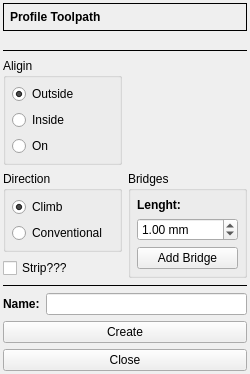
<?xml version="1.0" encoding="UTF-8"?>
<ui version="4.0">
 <class>ProfileForm</class>
 <widget class="QWidget" name="ProfileForm">
  <property name="geometry">
   <rect>
    <x>0</x>
    <y>0</y>
    <width>250</width>
    <height>366</height>
   </rect>
  </property>
  <property name="minimumSize">
   <size>
    <width>250</width>
    <height>0</height>
   </size>
  </property>
  <property name="windowTitle">
   <string>Form</string>
  </property>
  <layout class="QFormLayout" name="formLayout">
   <property name="labelAlignment">
    <set>Qt::AlignRight|Qt::AlignTrailing|Qt::AlignVCenter</set>
   </property>
   <property name="leftMargin">
    <number>3</number>
   </property>
   <property name="topMargin">
    <number>3</number>
   </property>
   <property name="rightMargin">
    <number>3</number>
   </property>
   <property name="bottomMargin">
    <number>3</number>
   </property>
   <item row="0" column="0" colspan="2">
    <widget class="QFrame" name="frame">
     <property name="sizePolicy">
      <sizepolicy hsizetype="Preferred" vsizetype="Fixed">
       <horstretch>0</horstretch>
       <verstretch>0</verstretch>
      </sizepolicy>
     </property>
     <property name="frameShape">
      <enum>QFrame::Box</enum>
     </property>
     <property name="frameShadow">
      <enum>QFrame::Plain</enum>
     </property>
     <layout class="QVBoxLayout" name="verticalLayout_2">
      <property name="leftMargin">
       <number>6</number>
      </property>
      <property name="topMargin">
       <number>6</number>
      </property>
      <property name="rightMargin">
       <number>6</number>
      </property>
      <property name="bottomMargin">
       <number>6</number>
      </property>
      <item>
       <widget class="QLabel" name="label">
        <property name="font">
         <font>
          <weight>75</weight>
          <bold>true</bold>
         </font>
        </property>
        <property name="text">
         <string>Profile Toolpath</string>
        </property>
       </widget>
      </item>
     </layout>
    </widget>
   </item>
   <item row="1" column="0" colspan="2">
    <widget class="DepthForm" name="dsbxDepth" native="true"/>
   </item>
   <item row="2" column="0" colspan="2">
    <widget class="ToolSelectorForm" name="toolHolder" native="true"/>
   </item>
   <item row="3" column="0" colspan="2">
    <widget class="Line" name="line">
     <property name="frameShadow">
      <enum>QFrame::Plain</enum>
     </property>
     <property name="orientation">
      <enum>Qt::Horizontal</enum>
     </property>
    </widget>
   </item>
   <item row="4" column="0" colspan="2">
    <layout class="QGridLayout" name="gridLayout">
     <item row="1" column="1">
      <widget class="QLabel" name="lblPixmap">
       <property name="minimumSize">
        <size>
         <width>75</width>
         <height>75</height>
        </size>
       </property>
       <property name="text">
        <string/>
       </property>
       <property name="pixmap">
        <pixmap>:/toolpath/outside_climb.png</pixmap>
       </property>
       <property name="alignment">
        <set>Qt::AlignCenter</set>
       </property>
      </widget>
     </item>
     <item row="1" column="0">
      <widget class="QGroupBox" name="groupBox">
       <property name="title">
        <string>Aligin</string>
       </property>
       <layout class="QVBoxLayout" name="verticalLayout_3">
        <property name="leftMargin">
         <number>6</number>
        </property>
        <property name="topMargin">
         <number>6</number>
        </property>
        <property name="rightMargin">
         <number>6</number>
        </property>
        <property name="bottomMargin">
         <number>6</number>
        </property>
        <item>
         <widget class="QRadioButton" name="rbOutside">
          <property name="text">
           <string>Outside</string>
          </property>
          <property name="checked">
           <bool>true</bool>
          </property>
         </widget>
        </item>
        <item>
         <widget class="QRadioButton" name="rbInside">
          <property name="text">
           <string>Inside</string>
          </property>
         </widget>
        </item>
        <item>
         <widget class="QRadioButton" name="rbOn">
          <property name="text">
           <string>On</string>
          </property>
         </widget>
        </item>
       </layout>
      </widget>
     </item>
     <item row="2" column="0">
      <widget class="QGroupBox" name="groupBox_2">
       <property name="title">
        <string>Direction</string>
       </property>
       <layout class="QVBoxLayout" name="verticalLayout_4">
        <property name="leftMargin">
         <number>6</number>
        </property>
        <property name="topMargin">
         <number>6</number>
        </property>
        <property name="rightMargin">
         <number>6</number>
        </property>
        <property name="bottomMargin">
         <number>6</number>
        </property>
        <item>
         <widget class="QRadioButton" name="rbClimb">
          <property name="text">
           <string>Climb</string>
          </property>
          <property name="checked">
           <bool>true</bool>
          </property>
         </widget>
        </item>
        <item>
         <widget class="QRadioButton" name="rbConventional">
          <property name="text">
           <string>Conventional</string>
          </property>
         </widget>
        </item>
       </layout>
      </widget>
     </item>
     <item row="3" column="0">
      <widget class="QCheckBox" name="cbxStrip">
       <property name="enabled">
        <bool>true</bool>
       </property>
       <property name="text">
        <string>Strip???</string>
       </property>
      </widget>
     </item>
     <item row="2" column="1" rowspan="2">
      <widget class="QGroupBox" name="groupBox_3">
       <property name="title">
        <string>Bridges</string>
       </property>
       <layout class="QVBoxLayout" name="verticalLayout">
        <property name="leftMargin">
         <number>6</number>
        </property>
        <property name="topMargin">
         <number>6</number>
        </property>
        <property name="rightMargin">
         <number>6</number>
        </property>
        <property name="bottomMargin">
         <number>6</number>
        </property>
        <item>
         <widget class="QLabel" name="label_4">
          <property name="font">
           <font>
            <weight>75</weight>
            <bold>true</bold>
           </font>
          </property>
          <property name="text">
           <string>Lenght:</string>
          </property>
          <property name="alignment">
           <set>Qt::AlignBottom|Qt::AlignLeading|Qt::AlignLeft</set>
          </property>
         </widget>
        </item>
        <item>
         <widget class="DoubleSpinBox" name="dsbxBridgeLenght">
          <property name="suffix">
           <string> mm</string>
          </property>
          <property name="decimals">
           <number>2</number>
          </property>
          <property name="minimum">
           <double>0.100000000000000</double>
          </property>
          <property name="maximum">
           <double>10.000000000000000</double>
          </property>
          <property name="singleStep">
           <double>0.100000000000000</double>
          </property>
          <property name="value">
           <double>1.000000000000000</double>
          </property>
         </widget>
        </item>
        <item>
         <widget class="QPushButton" name="pbAddBridge">
          <property name="text">
           <string>Add Bridge</string>
          </property>
         </widget>
        </item>
       </layout>
      </widget>
     </item>
    </layout>
   </item>
   <item row="5" column="0" colspan="2">
    <widget class="Line" name="line_2">
     <property name="frameShadow">
      <enum>QFrame::Plain</enum>
     </property>
     <property name="orientation">
      <enum>Qt::Horizontal</enum>
     </property>
    </widget>
   </item>
   <item row="6" column="0">
    <widget class="QLabel" name="label_6">
     <property name="font">
      <font>
       <weight>75</weight>
       <bold>true</bold>
      </font>
     </property>
     <property name="text">
      <string>Name:</string>
     </property>
    </widget>
   </item>
   <item row="6" column="1">
    <widget class="QLineEdit" name="leName"/>
   </item>
   <item row="7" column="0" colspan="2">
    <widget class="QPushButton" name="pbCreate">
     <property name="text">
      <string>Create</string>
     </property>
    </widget>
   </item>
   <item row="8" column="0" colspan="2">
    <widget class="QPushButton" name="pbClose">
     <property name="text">
      <string>Close</string>
     </property>
    </widget>
   </item>
  </layout>
 </widget>
 <customwidgets>
  <customwidget>
   <class>DoubleSpinBox</class>
   <extends>QDoubleSpinBox</extends>
   <header location="global">doublespinbox.h</header>
  </customwidget>
  <customwidget>
   <class>DepthForm</class>
   <extends>QWidget</extends>
   <header location="global">depthform.h</header>
   <container>1</container>
  </customwidget>
  <customwidget>
   <class>ToolSelectorForm</class>
   <extends>QWidget</extends>
   <header location="global">toolselectorform.h</header>
   <container>1</container>
  </customwidget>
 </customwidgets>
 <resources/>
 <connections/>
</ui>
